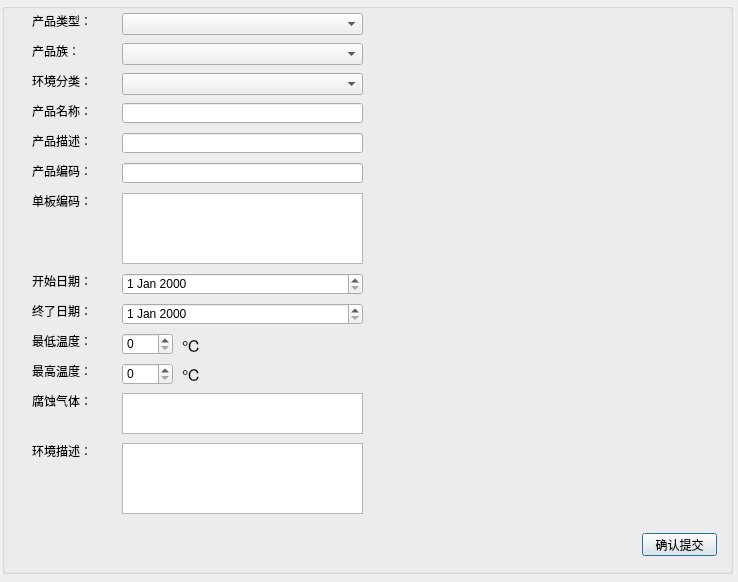
<?xml version="1.0" encoding="UTF-8"?>
<ui version="4.0">
 <class>NewTask</class>
 <widget class="QDialog" name="NewTask">
  <property name="geometry">
   <rect>
    <x>0</x>
    <y>0</y>
    <width>738</width>
    <height>582</height>
   </rect>
  </property>
  <property name="windowTitle">
   <string>Dialog</string>
  </property>
  <property name="windowIcon">
   <iconset resource="../qrc/Top.qrc">
    <normaloff>:/new/wl/Logo_ico.png</normaloff>:/new/wl/Logo_ico.png</iconset>
  </property>
  <widget class="QGroupBox" name="groupBox">
   <property name="geometry">
    <rect>
     <x>2</x>
     <y>3</y>
     <width>731</width>
     <height>571</height>
    </rect>
   </property>
   <property name="title">
    <string/>
   </property>
   <widget class="QComboBox" name="cbbProductType">
    <property name="geometry">
     <rect>
      <x>120</x>
      <y>10</y>
      <width>241</width>
      <height>22</height>
     </rect>
    </property>
   </widget>
   <widget class="QPlainTextEdit" name="ptEdtPlateCode">
    <property name="geometry">
     <rect>
      <x>120</x>
      <y>190</y>
      <width>241</width>
      <height>71</height>
     </rect>
    </property>
   </widget>
   <widget class="QLabel" name="label_5">
    <property name="geometry">
     <rect>
      <x>30</x>
      <y>160</y>
      <width>61</width>
      <height>16</height>
     </rect>
    </property>
    <property name="text">
     <string>产品编码：</string>
    </property>
   </widget>
   <widget class="QLabel" name="label_3">
    <property name="geometry">
     <rect>
      <x>30</x>
      <y>130</y>
      <width>61</width>
      <height>16</height>
     </rect>
    </property>
    <property name="text">
     <string>产品描述：</string>
    </property>
   </widget>
   <widget class="QLabel" name="label_14">
    <property name="geometry">
     <rect>
      <x>30</x>
      <y>300</y>
      <width>61</width>
      <height>16</height>
     </rect>
    </property>
    <property name="text">
     <string>终了日期：</string>
    </property>
   </widget>
   <widget class="QComboBox" name="cbbEnvironGroup">
    <property name="geometry">
     <rect>
      <x>120</x>
      <y>70</y>
      <width>241</width>
      <height>22</height>
     </rect>
    </property>
   </widget>
   <widget class="QLabel" name="label_18">
    <property name="geometry">
     <rect>
      <x>30</x>
      <y>440</y>
      <width>61</width>
      <height>16</height>
     </rect>
    </property>
    <property name="text">
     <string>环境描述：</string>
    </property>
   </widget>
   <widget class="QTextEdit" name="textEditEnvironDescribe">
    <property name="geometry">
     <rect>
      <x>120</x>
      <y>440</y>
      <width>241</width>
      <height>71</height>
     </rect>
    </property>
   </widget>
   <widget class="QLabel" name="label_17">
    <property name="geometry">
     <rect>
      <x>30</x>
      <y>390</y>
      <width>61</width>
      <height>16</height>
     </rect>
    </property>
    <property name="text">
     <string>腐蚀气体：</string>
    </property>
   </widget>
   <widget class="QComboBox" name="cbbGroup">
    <property name="geometry">
     <rect>
      <x>120</x>
      <y>40</y>
      <width>241</width>
      <height>22</height>
     </rect>
    </property>
   </widget>
   <widget class="QLabel" name="label_16">
    <property name="geometry">
     <rect>
      <x>30</x>
      <y>360</y>
      <width>61</width>
      <height>16</height>
     </rect>
    </property>
    <property name="text">
     <string>最高温度：</string>
    </property>
   </widget>
   <widget class="QLineEdit" name="lineEditCode">
    <property name="geometry">
     <rect>
      <x>120</x>
      <y>160</y>
      <width>241</width>
      <height>20</height>
     </rect>
    </property>
   </widget>
   <widget class="QLabel" name="label_19">
    <property name="geometry">
     <rect>
      <x>30</x>
      <y>70</y>
      <width>61</width>
      <height>16</height>
     </rect>
    </property>
    <property name="text">
     <string>环境分类：</string>
    </property>
   </widget>
   <widget class="QLabel" name="label_15">
    <property name="geometry">
     <rect>
      <x>30</x>
      <y>330</y>
      <width>61</width>
      <height>16</height>
     </rect>
    </property>
    <property name="text">
     <string>最低温度：</string>
    </property>
   </widget>
   <widget class="QLineEdit" name="lineEditProductName">
    <property name="geometry">
     <rect>
      <x>120</x>
      <y>100</y>
      <width>241</width>
      <height>20</height>
     </rect>
    </property>
    <property name="frame">
     <bool>true</bool>
    </property>
    <property name="cursorMoveStyle">
     <enum>Qt::LogicalMoveStyle</enum>
    </property>
   </widget>
   <widget class="QLabel" name="label">
    <property name="geometry">
     <rect>
      <x>30</x>
      <y>10</y>
      <width>61</width>
      <height>16</height>
     </rect>
    </property>
    <property name="text">
     <string>产品类型：</string>
    </property>
   </widget>
   <widget class="QLabel" name="label_2">
    <property name="geometry">
     <rect>
      <x>30</x>
      <y>100</y>
      <width>61</width>
      <height>16</height>
     </rect>
    </property>
    <property name="text">
     <string>产品名称：</string>
    </property>
   </widget>
   <widget class="QLabel" name="label_4">
    <property name="geometry">
     <rect>
      <x>30</x>
      <y>40</y>
      <width>61</width>
      <height>16</height>
     </rect>
    </property>
    <property name="text">
     <string>产品族：</string>
    </property>
   </widget>
   <widget class="QTextEdit" name="textEditCorrede">
    <property name="geometry">
     <rect>
      <x>120</x>
      <y>390</y>
      <width>241</width>
      <height>41</height>
     </rect>
    </property>
   </widget>
   <widget class="QLineEdit" name="lineEditProductDescribe">
    <property name="geometry">
     <rect>
      <x>120</x>
      <y>130</y>
      <width>241</width>
      <height>20</height>
     </rect>
    </property>
   </widget>
   <widget class="QLabel" name="label_6">
    <property name="geometry">
     <rect>
      <x>30</x>
      <y>190</y>
      <width>61</width>
      <height>16</height>
     </rect>
    </property>
    <property name="text">
     <string>单板编码：</string>
    </property>
   </widget>
   <widget class="QLabel" name="label_13">
    <property name="geometry">
     <rect>
      <x>30</x>
      <y>270</y>
      <width>61</width>
      <height>16</height>
     </rect>
    </property>
    <property name="text">
     <string>开始日期：</string>
    </property>
   </widget>
   <widget class="QSpinBox" name="spinBoxLowTemp">
    <property name="geometry">
     <rect>
      <x>120</x>
      <y>330</y>
      <width>51</width>
      <height>22</height>
     </rect>
    </property>
   </widget>
   <widget class="QSpinBox" name="spinBoxHighTemp">
    <property name="geometry">
     <rect>
      <x>120</x>
      <y>360</y>
      <width>51</width>
      <height>22</height>
     </rect>
    </property>
   </widget>
   <widget class="QLabel" name="label_27">
    <property name="geometry">
     <rect>
      <x>180</x>
      <y>334</y>
      <width>21</width>
      <height>16</height>
     </rect>
    </property>
    <property name="font">
     <font>
      <family>Arial</family>
      <pointsize>12</pointsize>
      <weight>50</weight>
      <bold>false</bold>
     </font>
    </property>
    <property name="text">
     <string>℃</string>
    </property>
   </widget>
   <widget class="QLabel" name="label_28">
    <property name="geometry">
     <rect>
      <x>180</x>
      <y>363</y>
      <width>21</width>
      <height>16</height>
     </rect>
    </property>
    <property name="font">
     <font>
      <family>Arial</family>
      <pointsize>12</pointsize>
      <weight>50</weight>
      <bold>false</bold>
     </font>
    </property>
    <property name="text">
     <string>℃</string>
    </property>
   </widget>
   <widget class="QPushButton" name="pbSubmit">
    <property name="geometry">
     <rect>
      <x>640</x>
      <y>530</y>
      <width>75</width>
      <height>23</height>
     </rect>
    </property>
    <property name="text">
     <string>确认提交</string>
    </property>
   </widget>
   <widget class="QDateEdit" name="dateEditStart">
    <property name="geometry">
     <rect>
      <x>120</x>
      <y>270</y>
      <width>241</width>
      <height>22</height>
     </rect>
    </property>
   </widget>
   <widget class="QDateEdit" name="dateEditEnd">
    <property name="geometry">
     <rect>
      <x>120</x>
      <y>300</y>
      <width>241</width>
      <height>22</height>
     </rect>
    </property>
   </widget>
  </widget>
 </widget>
 <tabstops>
  <tabstop>cbbProductType</tabstop>
  <tabstop>cbbGroup</tabstop>
  <tabstop>cbbEnvironGroup</tabstop>
  <tabstop>lineEditProductName</tabstop>
  <tabstop>lineEditProductDescribe</tabstop>
  <tabstop>lineEditCode</tabstop>
  <tabstop>ptEdtPlateCode</tabstop>
  <tabstop>spinBoxLowTemp</tabstop>
  <tabstop>spinBoxHighTemp</tabstop>
  <tabstop>textEditCorrede</tabstop>
  <tabstop>textEditEnvironDescribe</tabstop>
  <tabstop>pbSubmit</tabstop>
 </tabstops>
 <resources>
  <include location="../qrc/Top.qrc"/>
 </resources>
 <connections/>
</ui>
